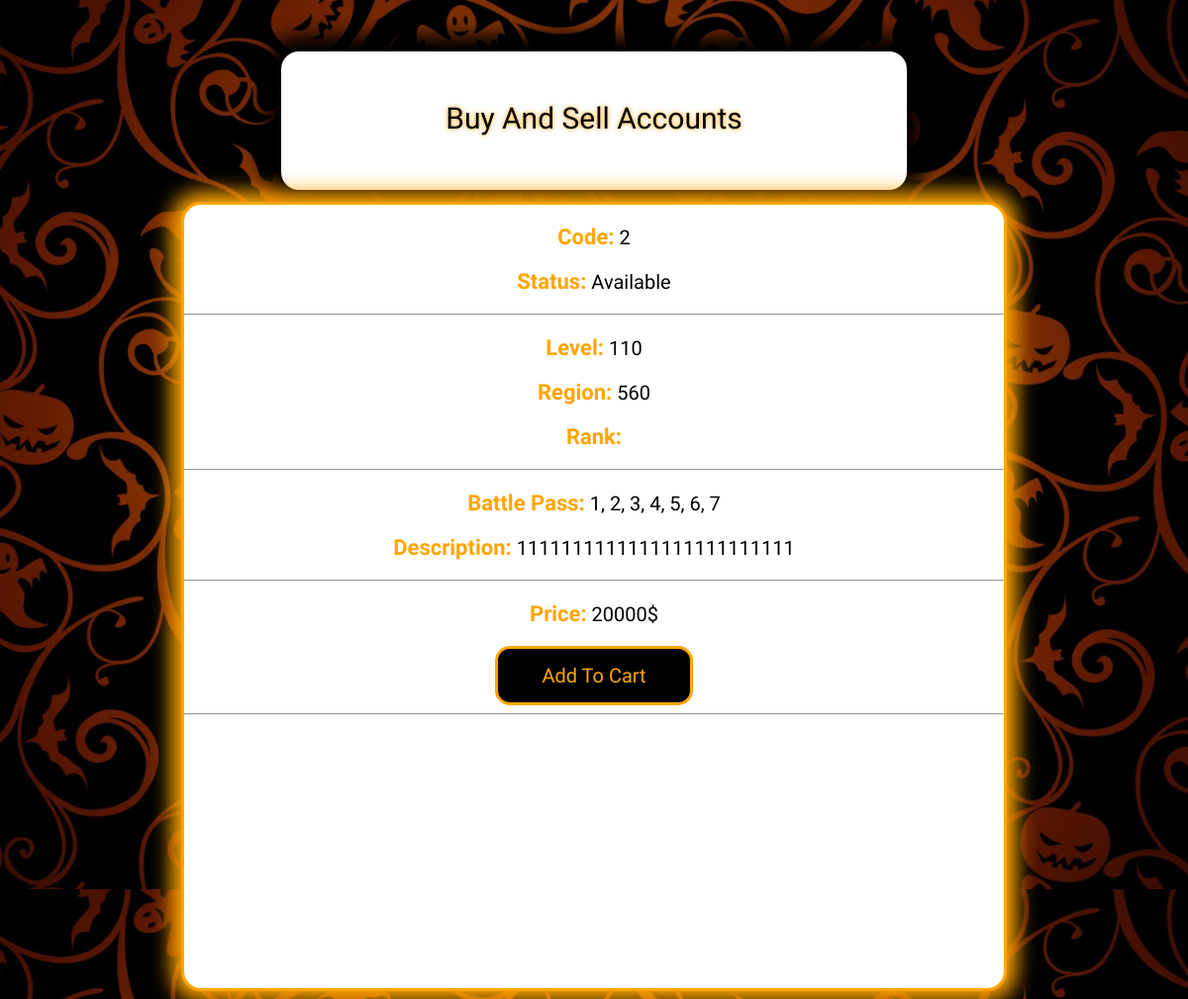
The page /sellaccount/2 on the database as committed earlier.
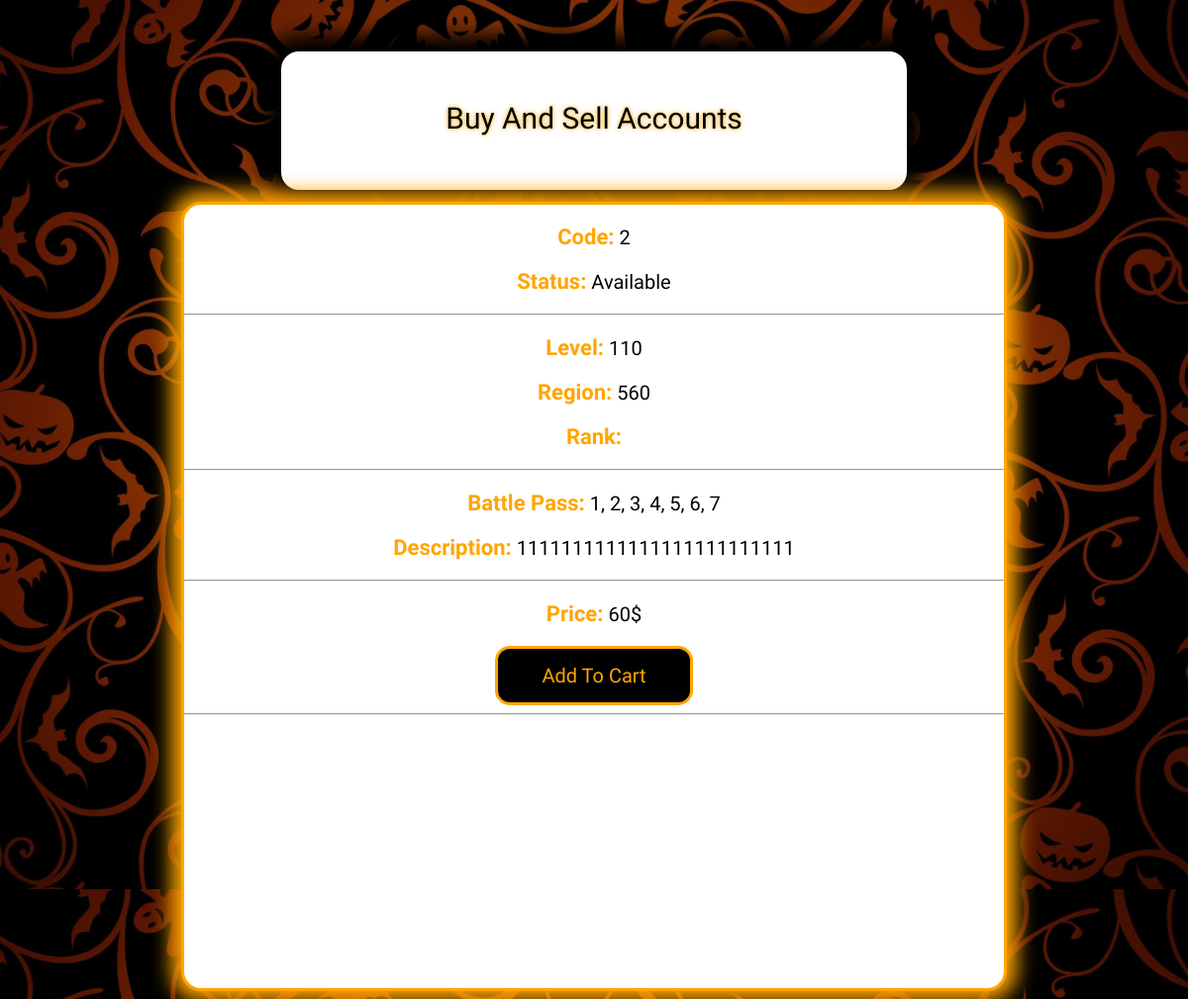
The same page on the database as committed later.
### Sell/models.py (models this page shows, shortened)
class Account(models.Model):
    code = models.IntegerField(primary_key=True)
    level = models.IntegerField()
    region_account = (
    ('220' , '220-هند'),
    ('360' , '360-ایران'),
    ('560' , '560-اروپا')
    )
    region = models.CharField(max_length=3 , choices= region_account, default='360')
    rank = models.CharField(max_length=300, blank=True)
    battle_pass = models.CharField(max_length= 400, blank=True)
    description = models.TextField(blank=True)
    price = models.IntegerField()
    S = (
    ('Available', 'Available'),
    ('Sold', 'Sold'),
    )
    status = models.CharField(max_length=9, choices=S, default='Available')

### Sell/views.py (the view)
# urls.py: re_path(r'^(?P<co>[0-9]{1})$', views.account_view)
def account_view(request, co):
    account_detail = get_object_or_404(models.Account, pk=co)
    context = {
        'account' : account_detail,
        'account_picture' : account_detail.accountpictures_set.all()
     }
    return render(request, 'Sell/accounts_info.html', context)

### Sell/templates/Sell/accounts_info.html (shortened to what this page needs)
{% extends "Sell/index.html" %}
    {% block content %}
    {% if account %}
                <p id="p_account"><span id="p_title">Code:</span> {{account.code}}</p>
                <p id="p_account"><span id="p_title">Status:</span> {{account.status}}</p>
                <hr id="hr-1">
                <p id="p_account"><span id="p_title">Level:</span> {{account.level}}</p>
                <p id="p_account"><span id="p_title">Region:</span> {{account.region}}</p>
                <p id="p_account"><span id="p_title">Rank:</span> {{account.rank}}</p>
                <hr id="hr-1">
                <p id="p_account"><span id="p_title">Battle Pass:</span> {{account.battle_pass}}</p>
                <p id="p_account"><span id="p_title">Description:</span> {{account.description}}</p>
                <hr id="hr-1">
                <p id="p_account"><span id="p_title">Price:</span> {{account.price}}$</p>
                {% if not account.status == 'Sold' %}
                <center><button id="ACButton">Add To Cart</button></center>
                {% else %}
                <i><p style="color: red; font-weight:bold; font-size: 30px">Sold</p></i>
                {% endif %}
                <hr id="hr-1">
    {% endif %}
    {% endblock %}

### Sell/templates/Sell/index.html (shortened to what this page needs)
<html>
    <head meta charset="utf-8">
        <link rel="stylesheet" href="/static/Sell/index.css" />
    </head>
    <body>
        <center><div class="Header">
            <p> Buy And Sell Accounts </p>
        </div></center>
        <center><div class="Container">
            {% block content %}{% endblock %}
        </div></center>
    </body>
</html>

### Sell/static/Sell/index.css (style rules this page uses)
body { margin-top: 0; background-image: url('background.jpg'); background-size: contain; font-family: 'Zen Kurenaido', sans-serif; }
.header { margin-top: 50px; align:center; align-items: center; justify-content:center; background-color: white; width: 50%; height: 100px; text-align: center; font-size: 30px; padding: 20px; border: 2px solid black; border-radius: 20px; margin-bottom: 0px; box-shadow: 0 0 20px 15px black; text-shadow: 0 0 5px orange }
.container { margin-top: 10px; background-color: white; width: 70%; height: 100%; border: solid orange; border-radius: 20px; box-shadow: 0px 0 20px 10px orange }
#p_account { font-size: 20px; color: black }
#p_title { font-size: 22px; font-weight: bold; color: orange }
#ACButton { color: orange; width: 200px; height: 60px; background-color: black; border: solid orange; border-radius: 15px; font-size: 20px; font-family: 'Zen Kurenaido', sans-serif; box-shadow: inset 0 0 0 0; transition: ease all 0.5s; cursor:pointer }

Rows that differ between the two databases and show on the page:
changed Account "Available": price "20000" → "60"
